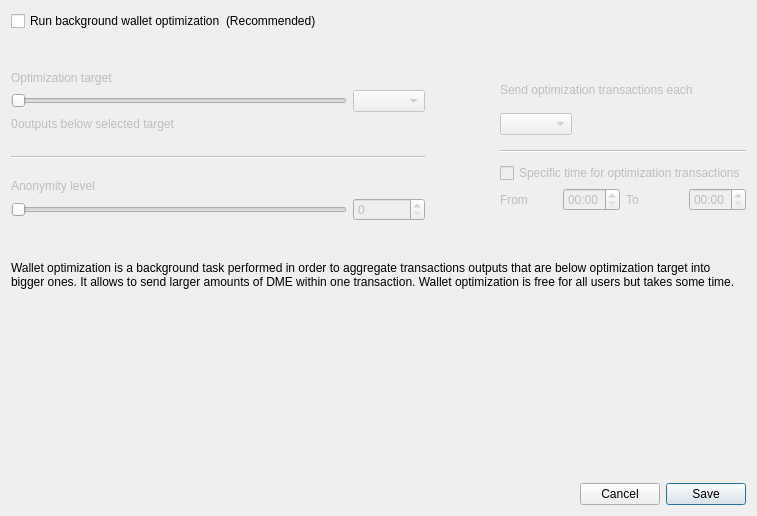
<?xml version="1.0" encoding="UTF-8"?>
<ui version="4.0">
 <class>OptimizationSettingsDialog</class>
 <widget class="QDialog" name="OptimizationSettingsDialog">
  <property name="windowModality">
   <enum>Qt::ApplicationModal</enum>
  </property>
  <property name="geometry">
   <rect>
    <x>0</x>
    <y>0</y>
    <width>757</width>
    <height>516</height>
   </rect>
  </property>
  <property name="windowTitle">
   <string>Wallet optimization settings</string>
  </property>
  <layout class="QGridLayout" name="m_gridLayout">
   <item row="0" column="0">
    <layout class="QVBoxLayout" name="verticalLayout">
     <property name="spacing">
      <number>0</number>
     </property>
     <property name="leftMargin">
      <number>0</number>
     </property>
     <property name="topMargin">
      <number>0</number>
     </property>
     <property name="rightMargin">
      <number>0</number>
     </property>
     <property name="bottomMargin">
      <number>0</number>
     </property>
     <item>
      <layout class="QHBoxLayout" name="horizontalLayout_1">
       <item>
        <widget class="QCheckBox" name="m_enableOptimizationCheck">
         <property name="text">
          <string>Run background wallet optimization</string>
         </property>
        </widget>
       </item>
       <item>
        <widget class="QLabel" name="label_8">
         <property name="text">
          <string>(Recommended)</string>
         </property>
        </widget>
       </item>
       <item>
        <spacer name="m_horizontalSpacer">
         <property name="orientation">
          <enum>Qt::Horizontal</enum>
         </property>
         <property name="sizeHint" stdset="0">
          <size>
           <width>40</width>
           <height>20</height>
          </size>
         </property>
        </spacer>
       </item>
      </layout>
     </item>
     <item>
      <spacer name="verticalSpacer_2">
       <property name="orientation">
        <enum>Qt::Vertical</enum>
       </property>
       <property name="sizeType">
        <enum>QSizePolicy::Fixed</enum>
       </property>
       <property name="sizeHint" stdset="0">
        <size>
         <width>20</width>
         <height>40</height>
        </size>
       </property>
      </spacer>
     </item>
     <item>
      <widget class="QWidget" name="m_optimizationOptionsWidget" native="true">
       <property name="enabled">
        <bool>true</bool>
       </property>
       <layout class="QHBoxLayout" name="horizontalLayout_2">
        <property name="spacing">
         <number>75</number>
        </property>
        <property name="leftMargin">
         <number>0</number>
        </property>
        <property name="topMargin">
         <number>0</number>
        </property>
        <property name="rightMargin">
         <number>0</number>
        </property>
        <property name="bottomMargin">
         <number>0</number>
        </property>
        <item alignment="Qt::AlignTop">
         <widget class="QWidget" name="widget1" native="true">
          <property name="enabled">
           <bool>false</bool>
          </property>
          <layout class="QGridLayout" name="gridLayout" columnstretch="50,0,0,0">
           <property name="leftMargin">
            <number>0</number>
           </property>
           <property name="topMargin">
            <number>0</number>
           </property>
           <property name="rightMargin">
            <number>0</number>
           </property>
           <property name="bottomMargin">
            <number>0</number>
           </property>
           <property name="verticalSpacing">
            <number>5</number>
           </property>
           <item row="0" column="0" colspan="4">
            <widget class="QLabel" name="label_5">
             <property name="text">
              <string>Optimization target</string>
             </property>
             <property name="indent">
              <number>0</number>
             </property>
            </widget>
           </item>
           <item row="4" column="0" colspan="4">
            <spacer name="verticalSpacer_3">
             <property name="orientation">
              <enum>Qt::Vertical</enum>
             </property>
             <property name="sizeType">
              <enum>QSizePolicy::Fixed</enum>
             </property>
             <property name="sizeHint" stdset="0">
              <size>
               <width>20</width>
               <height>20</height>
              </size>
             </property>
            </spacer>
           </item>
           <item row="1" column="0" colspan="3">
            <widget class="QSlider" name="m_thresholdSlider">
             <property name="maximum">
              <number>6</number>
             </property>
             <property name="pageStep">
              <number>1</number>
             </property>
             <property name="orientation">
              <enum>Qt::Horizontal</enum>
             </property>
            </widget>
           </item>
           <item row="1" column="3">
            <widget class="QComboBox" name="m_thresholdCombo"/>
           </item>
           <item row="5" column="0" colspan="4">
            <widget class="Line" name="line">
             <property name="orientation">
              <enum>Qt::Horizontal</enum>
             </property>
            </widget>
           </item>
           <item row="6" column="0" colspan="4">
            <spacer name="verticalSpacer_4">
             <property name="orientation">
              <enum>Qt::Vertical</enum>
             </property>
             <property name="sizeType">
              <enum>QSizePolicy::Fixed</enum>
             </property>
             <property name="sizeHint" stdset="0">
              <size>
               <width>20</width>
               <height>15</height>
              </size>
             </property>
            </spacer>
           </item>
           <item row="8" column="3">
            <widget class="QSpinBox" name="m_mixinSpin">
             <property name="buttonSymbols">
              <enum>QAbstractSpinBox::UpDownArrows</enum>
             </property>
            </widget>
           </item>
           <item row="7" column="0" colspan="4">
            <widget class="QLabel" name="label_7">
             <property name="text">
              <string>Anonymity level</string>
             </property>
             <property name="indent">
              <number>0</number>
             </property>
            </widget>
           </item>
           <item row="8" column="0" colspan="3">
            <widget class="QSlider" name="m_mixinSlider">
             <property name="pageStep">
              <number>1</number>
             </property>
             <property name="orientation">
              <enum>Qt::Horizontal</enum>
             </property>
            </widget>
           </item>
           <item row="2" column="0" colspan="4">
            <spacer name="verticalSpacer_12">
             <property name="orientation">
              <enum>Qt::Vertical</enum>
             </property>
             <property name="sizeType">
              <enum>QSizePolicy::Fixed</enum>
             </property>
             <property name="sizeHint" stdset="0">
              <size>
               <width>20</width>
               <height>0</height>
              </size>
             </property>
            </spacer>
           </item>
           <item row="3" column="0" colspan="4">
            <layout class="QHBoxLayout" name="horizontalLayout_3" stretch="0,1">
             <item>
              <widget class="QLabel" name="m_nonOptimizedOutputsLabel">
               <property name="text">
                <string>0</string>
               </property>
              </widget>
             </item>
             <item>
              <widget class="QLabel" name="m_nonOptimizedOutputsTextLabel">
               <property name="text">
                <string>outputs below selected target</string>
               </property>
              </widget>
             </item>
            </layout>
           </item>
          </layout>
         </widget>
        </item>
        <item>
         <layout class="QVBoxLayout" name="verticalLayout_3">
          <property name="spacing">
           <number>10</number>
          </property>
          <property name="rightMargin">
           <number>0</number>
          </property>
          <property name="bottomMargin">
           <number>0</number>
          </property>
          <item>
           <widget class="QWidget" name="widget2" native="true">
            <property name="enabled">
             <bool>false</bool>
            </property>
            <layout class="QGridLayout" name="gridLayout_2" columnstretch="0,0,0,0">
             <property name="leftMargin">
              <number>0</number>
             </property>
             <property name="topMargin">
              <number>0</number>
             </property>
             <property name="rightMargin">
              <number>0</number>
             </property>
             <property name="bottomMargin">
              <number>0</number>
             </property>
             <property name="verticalSpacing">
              <number>5</number>
             </property>
             <item row="8" column="0">
              <widget class="QLabel" name="label_2">
               <property name="text">
                <string>From</string>
               </property>
              </widget>
             </item>
             <item row="2" column="0" colspan="2" alignment="Qt::AlignLeft">
              <widget class="QComboBox" name="m_periodCombo"/>
             </item>
             <item row="8" column="1">
              <widget class="QTimeEdit" name="m_startTimeEdit">
               <property name="enabled">
                <bool>false</bool>
               </property>
               <property name="displayFormat">
                <string>HH:mm</string>
               </property>
              </widget>
             </item>
             <item row="8" column="2">
              <widget class="QLabel" name="label_3">
               <property name="text">
                <string>To</string>
               </property>
              </widget>
             </item>
             <item row="1" column="0" colspan="4">
              <spacer name="verticalSpacer_5">
               <property name="orientation">
                <enum>Qt::Vertical</enum>
               </property>
               <property name="sizeType">
                <enum>QSizePolicy::Fixed</enum>
               </property>
               <property name="sizeHint" stdset="0">
                <size>
                 <width>20</width>
                 <height>0</height>
                </size>
               </property>
              </spacer>
             </item>
             <item row="0" column="0" colspan="4">
              <widget class="QLabel" name="label_4">
               <property name="text">
                <string>Send optimization transactions each</string>
               </property>
               <property name="indent">
                <number>0</number>
               </property>
              </widget>
             </item>
             <item row="7" column="0" colspan="4">
              <spacer name="verticalSpacer_8">
               <property name="orientation">
                <enum>Qt::Vertical</enum>
               </property>
               <property name="sizeType">
                <enum>QSizePolicy::Fixed</enum>
               </property>
               <property name="sizeHint" stdset="0">
                <size>
                 <width>20</width>
                 <height>0</height>
                </size>
               </property>
              </spacer>
             </item>
             <item row="8" column="3">
              <widget class="QTimeEdit" name="m_stopTimeEdit">
               <property name="enabled">
                <bool>false</bool>
               </property>
               <property name="displayFormat">
                <string>HH:mm</string>
               </property>
              </widget>
             </item>
             <item row="4" column="0" colspan="4">
              <widget class="Line" name="line_2">
               <property name="orientation">
                <enum>Qt::Horizontal</enum>
               </property>
              </widget>
             </item>
             <item row="3" column="0" colspan="4">
              <spacer name="verticalSpacer_6">
               <property name="orientation">
                <enum>Qt::Vertical</enum>
               </property>
               <property name="sizeType">
                <enum>QSizePolicy::Fixed</enum>
               </property>
               <property name="sizeHint" stdset="0">
                <size>
                 <width>20</width>
                 <height>10</height>
                </size>
               </property>
              </spacer>
             </item>
             <item row="6" column="0" colspan="4">
              <widget class="QCheckBox" name="m_optimizationTimeCheck">
               <property name="text">
                <string>Specific time for optimization transactions</string>
               </property>
              </widget>
             </item>
             <item row="9" column="0" colspan="4">
              <spacer name="verticalSpacer_10">
               <property name="orientation">
                <enum>Qt::Vertical</enum>
               </property>
               <property name="sizeType">
                <enum>QSizePolicy::Fixed</enum>
               </property>
               <property name="sizeHint" stdset="0">
                <size>
                 <width>20</width>
                 <height>10</height>
                </size>
               </property>
              </spacer>
             </item>
             <item row="5" column="0" colspan="4">
              <spacer name="verticalSpacer_7">
               <property name="orientation">
                <enum>Qt::Vertical</enum>
               </property>
               <property name="sizeType">
                <enum>QSizePolicy::Fixed</enum>
               </property>
               <property name="sizeHint" stdset="0">
                <size>
                 <width>20</width>
                 <height>5</height>
                </size>
               </property>
              </spacer>
             </item>
            </layout>
           </widget>
          </item>
         </layout>
        </item>
       </layout>
      </widget>
     </item>
     <item>
      <spacer name="verticalSpacer_11">
       <property name="orientation">
        <enum>Qt::Vertical</enum>
       </property>
       <property name="sizeType">
        <enum>QSizePolicy::Fixed</enum>
       </property>
       <property name="sizeHint" stdset="0">
        <size>
         <width>20</width>
         <height>40</height>
        </size>
       </property>
      </spacer>
     </item>
     <item>
      <widget class="QLabel" name="m_helpLabel">
       <property name="text">
        <string>Wallet optimization is a background task performed in order to aggregate transactions outputs that are below optimization target into bigger ones. It allows to send larger amounts of DME within one transaction. Wallet optimization is free for all users but takes some time.</string>
       </property>
       <property name="wordWrap">
        <bool>true</bool>
       </property>
      </widget>
     </item>
     <item>
      <spacer name="verticalSpacer">
       <property name="orientation">
        <enum>Qt::Vertical</enum>
       </property>
       <property name="sizeHint" stdset="0">
        <size>
         <width>20</width>
         <height>40</height>
        </size>
       </property>
      </spacer>
     </item>
    </layout>
   </item>
   <item row="1" column="0">
    <layout class="QHBoxLayout" name="horizontalLayout_4">
     <item>
      <spacer name="horizontalSpacer">
       <property name="orientation">
        <enum>Qt::Horizontal</enum>
       </property>
       <property name="sizeHint" stdset="0">
        <size>
         <width>40</width>
         <height>20</height>
        </size>
       </property>
      </spacer>
     </item>
     <item>
      <widget class="QPushButton" name="optimizationCancelButton">
       <property name="text">
        <string>Cancel</string>
       </property>
      </widget>
     </item>
     <item>
      <widget class="QPushButton" name="optimizationSaveButton">
       <property name="text">
        <string>Save</string>
       </property>
       <property name="default">
        <bool>true</bool>
       </property>
      </widget>
     </item>
    </layout>
   </item>
  </layout>
 </widget>
 <resources/>
 <connections>
  <connection>
   <sender>optimizationCancelButton</sender>
   <signal>clicked()</signal>
   <receiver>OptimizationSettingsDialog</receiver>
   <slot>reject()</slot>
   <hints>
    <hint type="sourcelabel">
     <x>549</x>
     <y>259</y>
    </hint>
    <hint type="destinationlabel">
     <x>338</x>
     <y>140</y>
    </hint>
   </hints>
  </connection>
  <connection>
   <sender>optimizationSaveButton</sender>
   <signal>clicked()</signal>
   <receiver>OptimizationSettingsDialog</receiver>
   <slot>save()</slot>
   <hints>
    <hint type="sourcelabel">
     <x>630</x>
     <y>259</y>
    </hint>
    <hint type="destinationlabel">
     <x>338</x>
     <y>140</y>
    </hint>
   </hints>
  </connection>
  <connection>
   <sender>m_enableOptimizationCheck</sender>
   <signal>toggled(bool)</signal>
   <receiver>widget1</receiver>
   <slot>setEnabled(bool)</slot>
   <hints>
    <hint type="sourcelabel">
     <x>147</x>
     <y>47</y>
    </hint>
    <hint type="destinationlabel">
     <x>176</x>
     <y>204</y>
    </hint>
   </hints>
  </connection>
  <connection>
   <sender>m_optimizationTimeCheck</sender>
   <signal>toggled(bool)</signal>
   <receiver>m_startTimeEdit</receiver>
   <slot>setEnabled(bool)</slot>
   <hints>
    <hint type="sourcelabel">
     <x>543</x>
     <y>179</y>
    </hint>
    <hint type="destinationlabel">
     <x>501</x>
     <y>207</y>
    </hint>
   </hints>
  </connection>
  <connection>
   <sender>m_optimizationTimeCheck</sender>
   <signal>toggled(bool)</signal>
   <receiver>m_stopTimeEdit</receiver>
   <slot>setEnabled(bool)</slot>
   <hints>
    <hint type="sourcelabel">
     <x>543</x>
     <y>179</y>
    </hint>
    <hint type="destinationlabel">
     <x>643</x>
     <y>207</y>
    </hint>
   </hints>
  </connection>
  <connection>
   <sender>m_enableOptimizationCheck</sender>
   <signal>toggled(bool)</signal>
   <receiver>widget2</receiver>
   <slot>setEnabled(bool)</slot>
   <hints>
    <hint type="sourcelabel">
     <x>158</x>
     <y>48</y>
    </hint>
    <hint type="destinationlabel">
     <x>556</x>
     <y>197</y>
    </hint>
   </hints>
  </connection>
  <connection>
   <sender>m_thresholdSlider</sender>
   <signal>valueChanged(int)</signal>
   <receiver>OptimizationSettingsDialog</receiver>
   <slot>thresholdChanged(int)</slot>
   <hints>
    <hint type="sourcelabel">
     <x>116</x>
     <y>139</y>
    </hint>
    <hint type="destinationlabel">
     <x>355</x>
     <y>194</y>
    </hint>
   </hints>
  </connection>
  <connection>
   <sender>m_mixinSlider</sender>
   <signal>valueChanged(int)</signal>
   <receiver>OptimizationSettingsDialog</receiver>
   <slot>mixinChanged(int)</slot>
   <hints>
    <hint type="sourcelabel">
     <x>116</x>
     <y>240</y>
    </hint>
    <hint type="destinationlabel">
     <x>367</x>
     <y>236</y>
    </hint>
   </hints>
  </connection>
 </connections>
 <slots>
  <slot>thresholdChanged(int)</slot>
  <slot>mixinChanged(int)</slot>
  <slot>save()</slot>
 </slots>
</ui>
